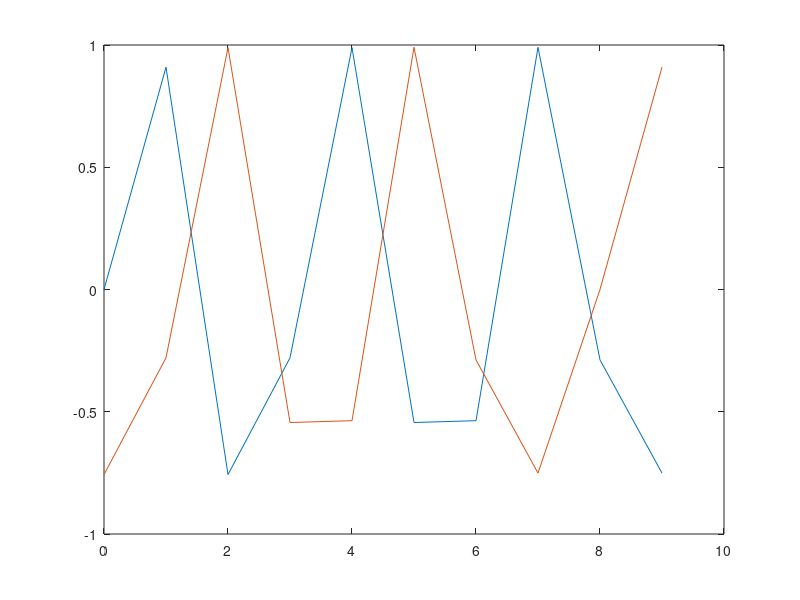

Write the MATLAB code that produced this figure.
t = 0:1:3*pi;

y = sin(2*t);

y2 = y;
cutLine = 1:2;
y2 = [y2, y2(cutLine)];
y2(cutLine) = [];

figure(100)
plot(t, [y; y2])